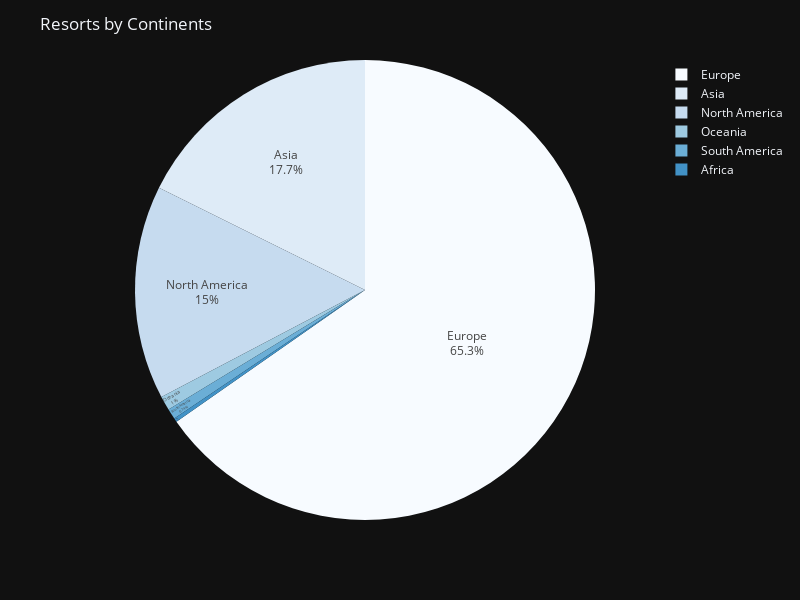

The cell this chart's notebook holds for it:
### Code cell
#Create a pie chart with suma of percent by Continent
continent = px.pie(skiresort_continent, values=skiresort_continent.values, names=skiresort_continent.index,color_discrete_sequence=px.colors.sequential.Blues,template = 'plotly_dark')
continent.update_traces(textposition='inside', textinfo='percent+label',pull=[0, 0,0, 0,0,0,0,0,0,0,0,0,0])
continent.update_layout(title_text='Resorts by Continents', width=800,height=600)
continent.show()

### Figure 1 — Plotly figure (JSON) as saved in the notebook; plotly's stock layout.template omitted (floating-point values rounded to 4 significant figures)
{"data": [{"domain": {"x": [0, 1], "y": [0, 1]}, "hovertemplate": "Continent=%{label}<br>value=%{value}<extra></extra>", "labels": ["Africa", "Asia", "Europe", "North America", "Oceania", "South America"], "legendgroup": "", "name": "", "pull": [0, 0, 0, 0, 0, 0, 0, 0, 0, 0, 0, 0, 0], "showlegend": true, "textinfo": "percent+label", "textposition": "inside", "type": "pie", "values": [0.26, 17.67, 65.3, 15.03, 1, 0.74]}], "layout": {"height": 600, "legend": {"tracegroupgap": 0}, "margin": {"t": 60}, "piecolorway": ["rgb(247,251,255)", "rgb(222,235,247)", "rgb(198,219,239)", "rgb(158,202,225)", "rgb(107,174,214)", "rgb(66,146,198)", "rgb(33,113,181)", "rgb(8,81,156)", "rgb(8,48,107)"], "title": {"text": "Resorts by Continents"}, "width": 800}}
